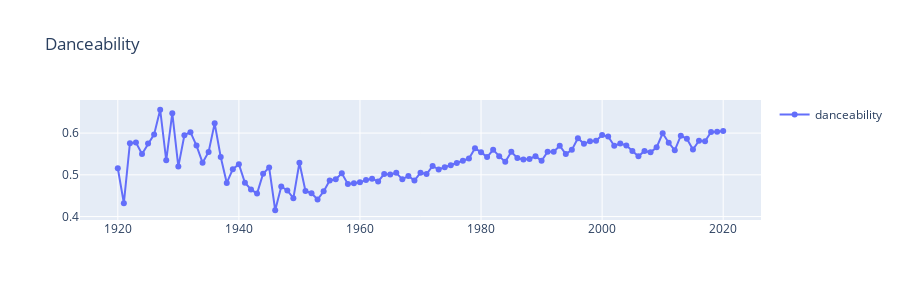

The cell this chart's notebook holds for it:
### Code cell
fig =go.Figure()
fig.add_trace(go.Scatter(x=df_year['year'], y=df_year['danceability'], mode='markers + lines',name="danceability",showlegend=True))
fig.update_layout(title='Danceability',height=300)
fig.show()
